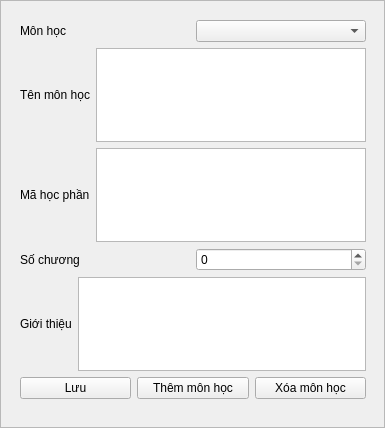
<?xml version="1.0" encoding="UTF-8"?>
<ui version="4.0">
 <class>quan_ly_mon_hoc_frame</class>
 <widget class="QFrame" name="quan_ly_mon_hoc_frame">
  <property name="geometry">
   <rect>
    <x>0</x>
    <y>0</y>
    <width>385</width>
    <height>428</height>
   </rect>
  </property>
  <property name="windowTitle">
   <string>Frame</string>
  </property>
  <property name="frameShape">
   <enum>QFrame::StyledPanel</enum>
  </property>
  <property name="frameShadow">
   <enum>QFrame::Raised</enum>
  </property>
  <widget class="QWidget" name="verticalLayoutWidget">
   <property name="geometry">
    <rect>
     <x>20</x>
     <y>20</y>
     <width>346</width>
     <height>379</height>
    </rect>
   </property>
   <layout class="QVBoxLayout" name="verticalLayout">
    <item>
     <layout class="QHBoxLayout" name="horizontalLayout_6">
      <item>
       <widget class="QLabel" name="mon_hoc_label">
        <property name="text">
         <string>Môn học</string>
        </property>
       </widget>
      </item>
      <item>
       <widget class="QComboBox" name="mon_hoc_combo_box"/>
      </item>
     </layout>
    </item>
    <item>
     <layout class="QHBoxLayout" name="horizontalLayout">
      <item>
       <widget class="QLabel" name="ten_mon_hoc_label">
        <property name="text">
         <string>Tên môn học</string>
        </property>
       </widget>
      </item>
      <item>
       <widget class="QTextEdit" name="ten_mon_hoc_text_edit"/>
      </item>
     </layout>
    </item>
    <item>
     <layout class="QHBoxLayout" name="horizontalLayout_2">
      <item>
       <widget class="QLabel" name="ma_hoc_phan_label">
        <property name="text">
         <string>Mã học phần</string>
        </property>
       </widget>
      </item>
      <item>
       <widget class="QTextEdit" name="ma_hoc_phan_text_edit"/>
      </item>
     </layout>
    </item>
    <item>
     <layout class="QHBoxLayout" name="horizontalLayout_3">
      <item>
       <widget class="QLabel" name="so_chuong_label">
        <property name="text">
         <string>Số chương</string>
        </property>
       </widget>
      </item>
      <item>
       <widget class="QSpinBox" name="so_chuong_spin_box"/>
      </item>
     </layout>
    </item>
    <item>
     <layout class="QHBoxLayout" name="horizontalLayout_4">
      <item>
       <widget class="QLabel" name="gioi_thieu_label">
        <property name="text">
         <string>Giới thiệu</string>
        </property>
       </widget>
      </item>
      <item>
       <widget class="QTextEdit" name="gioi_thieu_text_edit"/>
      </item>
     </layout>
    </item>
    <item>
     <layout class="QHBoxLayout" name="horizontalLayout_5">
      <item>
       <widget class="QPushButton" name="luu_button">
        <property name="text">
         <string>Lưu</string>
        </property>
       </widget>
      </item>
      <item>
       <widget class="QPushButton" name="huy_button">
        <property name="text">
         <string>Thêm môn học</string>
        </property>
       </widget>
      </item>
      <item>
       <widget class="QPushButton" name="xoa_mon_hoc_button">
        <property name="text">
         <string>Xóa môn học</string>
        </property>
       </widget>
      </item>
     </layout>
    </item>
   </layout>
  </widget>
 </widget>
 <resources/>
 <connections/>
</ui>
